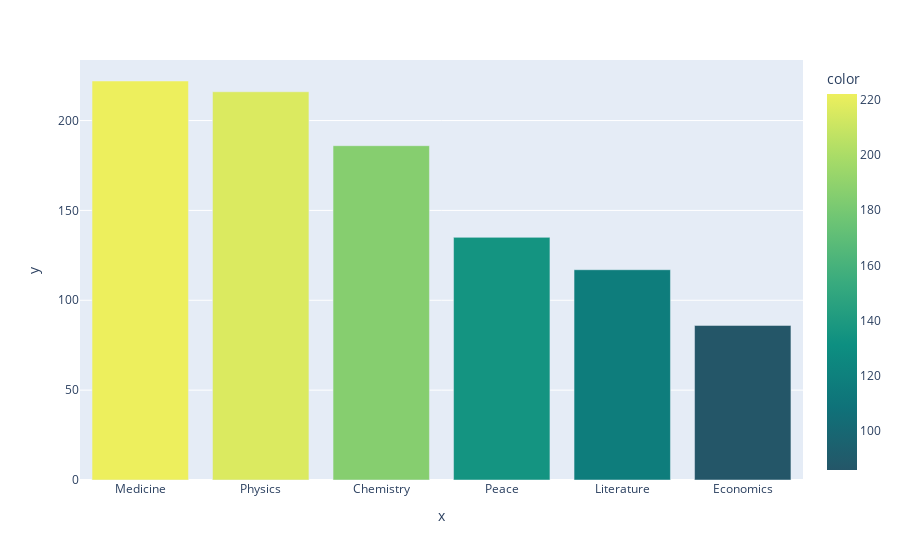

Here is the notebook cell this chart was saved with:
### Markdown cell above
**Challenge**: 
* When was the first prize in the field of Economics awarded?
* Who did the prize go to?

### Code cell
df_data[df_data.category == "Economics"].sort_values("year").head(1)
bar = px.bar(x = category.index, # index = category name
             y = category.values,
             color=category.values,
             color_continuous_scale='Aggrnyl')
 
bar.show()

### Figure 1 — Plotly figure (JSON) as saved in the notebook; plotly's stock layout.template omitted (floating-point values rounded to 4 significant figures)
{"data": [{"alignmentgroup": "True", "hovertemplate": "x=%{x}<br>y=%{y}<br>color=%{marker.color}<extra></extra>", "legendgroup": "", "marker": {"color": [222, 216, 186, 135, 117, 86], "coloraxis": "coloraxis", "pattern": {"shape": ""}}, "name": "", "offsetgroup": "", "orientation": "v", "showlegend": false, "textposition": "auto", "type": "bar", "x": ["Medicine", "Physics", "Chemistry", "Peace", "Literature", "Economics"], "xaxis": "x", "y": [222, 216, 186, 135, 117, 86], "yaxis": "y"}], "layout": {"barmode": "relative", "coloraxis": {"colorbar": {"title": {"text": "color"}}, "colorscale": [[0, "rgb(36, 86, 104)"], [0.1667, "rgb(15, 114, 121)"], [0.3333, "rgb(13, 143, 129)"], [0.5, "rgb(57, 171, 126)"], [0.6667, "rgb(110, 197, 116)"], [0.8333, "rgb(169, 220, 103)"], [1, "rgb(237, 239, 93)"]]}, "legend": {"tracegroupgap": 0}, "margin": {"t": 60}, "xaxis": {"anchor": "y", "domain": [0, 1], "title": {"text": "x"}}, "yaxis": {"anchor": "x", "domain": [0, 1], "title": {"text": "y"}}}}
